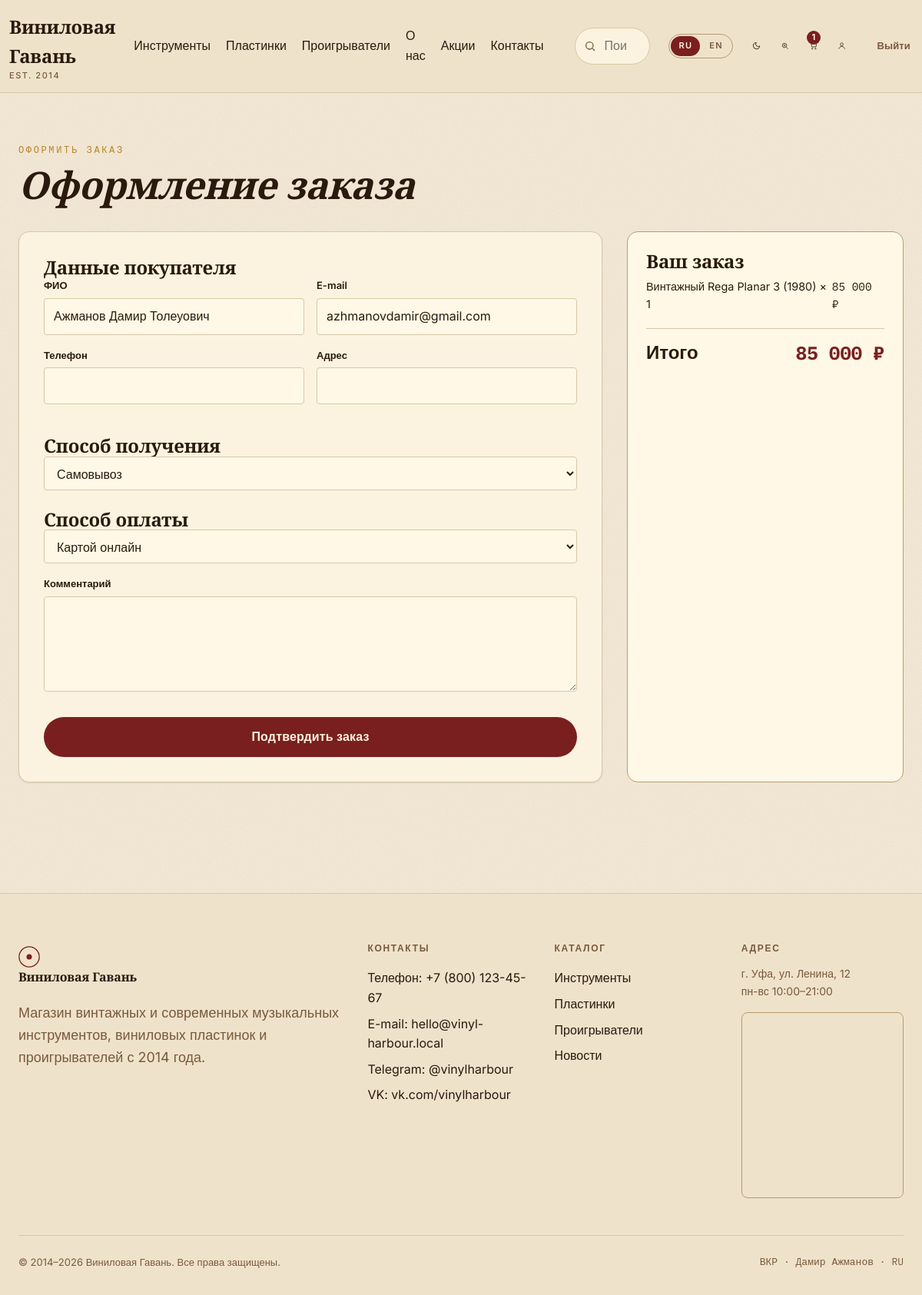
/cart/checkout (signed in), run on the app's committed database.
### app/models.py (models this page shows, shortened)
class Category(db.Model):
    __tablename__ = "categories"
    id = db.Column(db.Integer, primary_key=True)
    slug = db.Column(db.String(64), unique=True, nullable=False)
    name_ru = db.Column(db.String(120), nullable=False)
    name_en = db.Column(db.String(120), nullable=False)
    description_ru = db.Column(db.Text, default="")
    description_en = db.Column(db.Text, default="")
    products = db.relationship("Product", backref="category", lazy="dynamic")

class User(UserMixin, db.Model):
    __tablename__ = "users"
    id = db.Column(db.Integer, primary_key=True)
    email = db.Column(db.String(120), unique=True, nullable=False, index=True)
    login = db.Column(db.String(64), unique=True, nullable=False, index=True)
    full_name = db.Column(db.String(160), nullable=False)
    nickname = db.Column(db.String(64), unique=True, nullable=False)
    birth_date = db.Column(db.Date, nullable=False)
    gender = db.Column(db.String(8), nullable=False)  # 'male' / 'female' / 'other'
    password_hash = db.Column(db.String(255), nullable=False)
    avatar = db.Column(db.String(255), default="default-avatar.svg")
    role = db.Column(db.String(16), default="user", nullable=False)  # 'user' / 'admin'
    created_at = db.Column(db.DateTime, default=datetime.utcnow)
    sessions = db.relationship("LoginSession", backref="user", lazy="dynamic", cascade="all, delete-orphan")
    orders = db.relationship("Order", backref="user", lazy="dynamic", cascade="all, delete-orphan")
    reviews = db.relationship("Review", backref="user", lazy="dynamic", cascade="all, delete-orphan")
    favorites = db.relationship("Favorite", backref="user", lazy="dynamic", cascade="all, delete-orphan")
    cart_items = db.relationship("CartItem", backref="user", lazy="dynamic", cascade="all, delete-orphan")
    recently_viewed = db.relationship("RecentlyViewed", backref="user", lazy="dynamic", cascade="all, delete-orphan")
    @property
    def is_admin(self):
        return self.role == "admin"

class CartItem(db.Model):
    __tablename__ = "cart_items"
    id = db.Column(db.Integer, primary_key=True)
    user_id = db.Column(db.Integer, db.ForeignKey("users.id"), nullable=False, index=True)
    product_id = db.Column(db.Integer, db.ForeignKey("products.id"), nullable=False)
    quantity = db.Column(db.Integer, default=1)
    added_at = db.Column(db.DateTime, default=datetime.utcnow)
    product = db.relationship("Product")
    @property
    def subtotal(self):
        return float(self.product.price) * self.quantity

class Product(db.Model):
    __tablename__ = "products"
    id = db.Column(db.Integer, primary_key=True)
    category_id = db.Column(db.Integer, db.ForeignKey("categories.id"), nullable=False, index=True)
    name_ru = db.Column(db.String(200), nullable=False)
    name_en = db.Column(db.String(200), nullable=False)
    short_ru = db.Column(db.String(400), default="")
    short_en = db.Column(db.String(400), default="")
    description_ru = db.Column(db.Text, default="")
    description_en = db.Column(db.Text, default="")
    specs_ru = db.Column(db.Text, default="")  # характеристики, по строке "ключ: значение"
    specs_en = db.Column(db.Text, default="")
    price = db.Column(db.Numeric(10, 2), nullable=False)
    old_price = db.Column(db.Numeric(10, 2))  # для акций
    stock = db.Column(db.Integer, default=0)
    image = db.Column(db.String(255), default="placeholder.svg")
    is_featured = db.Column(db.Boolean, default=False)  # для слайдера
    created_at = db.Column(db.DateTime, default=datetime.utcnow)
    images = db.relationship("ProductImage", backref="product", lazy="dynamic", cascade="all, delete-orphan")
    reviews = db.relationship("Review", backref="product", lazy="dynamic", cascade="all, delete-orphan")
    def name(self, lang="ru"):
        return self.name_en if lang == "en" else self.name_ru

### app/blueprints/cart/routes.py (the view, shortened to what this page needs)
@bp.route("/checkout", methods=["GET", "POST"])
@login_required
def checkout():
    items = CartItem.query.filter_by(user_id=current_user.id).all()
    if not items:
        flash("Корзина пуста.", "warning")
        return redirect(url_for("cart.index"))
    total = sum(item.subtotal for item in items)
    form = CheckoutForm()
    if request.method == "GET":
        form.full_name.data = current_user.full_name
        form.email.data = current_user.email
    return render_template("cart/checkout.html", form=form, items=items, total=total)

### app/forms.py
class CheckoutForm(FlaskForm):
    full_name = StringField("ФИО", validators=[DataRequired(), Length(max=160)])
    email = StringField("E-mail", validators=[DataRequired(), Email()])
    phone = StringField("Телефон", validators=[DataRequired(), Length(min=5, max=40)])
    address = StringField("Адрес", validators=[DataRequired(), Length(max=255)])
    delivery_method = SelectField("Способ получения", choices=[
        ("pickup", "Самовывоз"),
        ("courier", "Курьер"),
        ("post", "Почта России"),
    ], validators=[DataRequired()])
    payment_method = SelectField("Способ оплаты", choices=[
        ("card", "Картой онлайн"),
        ("cash", "Наличными при получении"),
        ("sbp", "СБП"),
    ], validators=[DataRequired()])
    comment = TextAreaField("Комментарий", validators=[Optional(), Length(max=500)])
    submit = SubmitField("Подтвердить заказ")

### app/i18n.py (called while the page is built)
def translations(lang):
    return TRANSLATIONS.get(lang, TRANSLATIONS["ru"])

### app/models.py (called while the page is built)
@login_manager.user_loader
def load_user(user_id):
    return db.session.get(User, int(user_id))

### app/templates/cart/checkout.html (shortened to what this page needs)
{% extends 'base.html' %}
{% from '_macros.html' import field %}
{% block content %}
<section class="section">
  <div class="container">
    <div style="margin-bottom: var(--space-8);">
      <div class="section-eyebrow">{{ t.checkout }}</div>
      <h1 style="font-style: italic;">{% if lang=='en' %}Place your order{% else %}Оформление заказа{% endif %}</h1>
    </div>
    <div style="display: grid; grid-template-columns: 1fr 360px; gap: var(--space-8);">
      <form method="post" class="form-card">
        <h3>{% if lang=='en' %}Customer details{% else %}Данные покупателя{% endif %}</h3>
        <div class="form-grid-2">
          {{ field(form.full_name) }}
          {{ field(form.email, type='email') }}
        </div>
        <div class="form-grid-2">
          {{ field(form.phone, type='tel') }}
          {{ field(form.address) }}
        </div>
        <h3 style="margin-top: var(--space-6);">{{ t.delivery_method }}</h3>
        <div class="form-row">{{ form.delivery_method(class_='input') }}</div>
        <h3 style="margin-top: var(--space-6);">{{ t.payment_method }}</h3>
        <div class="form-row">{{ form.payment_method(class_='input') }}</div>
        {{ field(form.comment, type='textarea') }}
        <div class="form-actions">
          {{ form.submit(class_='btn btn-primary btn-block') }}
        </div>
      </form>
      <aside class="cart-summary">
        <h3>{% if lang=='en' %}Your order{% else %}Ваш заказ{% endif %}</h3>
        {% for ci in items %}
          <div class="row" style="font-size: 0.9rem;"><span>{{ ci.product.name(lang) }} × {{ ci.quantity }}</span><span style="font-family: var(--font-mono);">{{ "{:,.0f}".format(ci.subtotal).replace(',', ' ') }} ₽</span></div>
        {% endfor %}
        <div class="row total"><span>{{ t.total }}</span><span style="font-family: var(--font-mono); color: var(--color-primary);">{{ "{:,.0f}".format(total).replace(',', ' ') }} ₽</span></div>
      </aside>
    </div>
  </div>
</section>
{% endblock %}

### app/templates/base.html (shortened to what this page needs)
<!DOCTYPE html>
<html lang="{{ lang }}">
<head>
  <link rel="stylesheet" href="{{ url_for('static', filename='css/style.css') }}">
</head>
<body>
<header class="site-header">
  <div class="container header-top">
    <a href="{{ url_for('main.index') }}" class="logo" aria-label="{{ t.site_name }}">
      <span>{{ t.site_name }}<small>EST. 2014</small></span>
    </a>
    <nav class="nav-main">
      <a href="{{ url_for('catalog.category', slug='instruments') }}">{{ t.instruments }}</a>
      <a href="{{ url_for('catalog.category', slug='vinyl') }}">{{ t.vinyl }}</a>
      <a href="{{ url_for('catalog.category', slug='players') }}">{{ t.players }}</a>
      <a href="{{ url_for('main.index') }}#about">{{ t.about }}</a>
      <a href="{{ url_for('main.index') }}#promotions">{{ t.promotions }}</a>
      <a href="{{ url_for('main.index') }}#contacts">{{ t.contacts }}</a>
    </nav>
    <form action="{{ url_for('main.search') }}" method="get" class="search-form-header" role="search">
      <svg width="16" height="16" viewBox="0 0 24 24" fill="none" stroke="currentColor" stroke-width="2"><circle cx="11" cy="11" r="7"/><path d="m21 21-4.3-4.3"/></svg>
      <input type="search" name="q" placeholder="{{ t.search_placeholder }}" autocomplete="off" data-search-input>
    </form>
    <div class="lang-toggle" role="group" aria-label="Language">
      <a href="?lang=ru" class="{% if lang=='ru' %}active{% endif %}">RU</a>
      <a href="?lang=en" class="{% if lang=='en' %}active{% endif %}">EN</a>
    </div>
    <button class="icon-btn" data-theme-toggle aria-label="{{ t.theme_dark }}" title="{{ t.theme_dark }}"></button>
    <button class="icon-btn" data-vision-toggle aria-label="{{ t.vision_mode }}" title="{{ t.vision_mode }}">
      <svg width="20" height="20" viewBox="0 0 24 24" fill="none" stroke="currentColor" stroke-width="1.6"><circle cx="11" cy="11" r="6"/><path d="m21 21-5-5"/><path d="M11 8v6M8 11h6" stroke-width="1.4"/></svg>
    </button>
    {% if current_user.is_authenticated %}
      <a href="{{ url_for('cart.index') }}" class="icon-btn cart-btn" aria-label="{{ t.cart }}">
        <svg width="20" height="20" viewBox="0 0 24 24" fill="none" stroke="currentColor" stroke-width="1.6"><path d="M6 6h15l-1.5 9h-12z"/><circle cx="9" cy="20" r="1.5"/><circle cx="18" cy="20" r="1.5"/><path d="M6 6 5 3H2"/></svg>
        {% set cart_count = current_user.cart_items.count() %}
        {% if cart_count %}<span class="badge">{{ cart_count }}</span>{% endif %}
      </a>
      <a href="{{ url_for('account.index') }}" class="icon-btn" aria-label="{{ t.account }}" title="{{ t.account }}">
        <svg width="20" height="20" viewBox="0 0 24 24" fill="none" stroke="currentColor" stroke-width="1.6"><circle cx="12" cy="8" r="4"/><path d="M4 21c0-4 4-7 8-7s8 3 8 7"/></svg>
      </a>
      <a href="{{ url_for('auth.logout') }}" class="btn btn-ghost btn-sm">{{ t.logout }}</a>
    {% else %}
      <a href="{{ url_for('auth.login') }}" class="btn btn-ghost btn-sm">{{ t.login }}</a>
      <a href="{{ url_for('auth.register') }}" class="btn btn-primary btn-sm">{{ t.register }}</a>
    {% endif %}
  </div>
</header>
<main>
  {% block content %}{% endblock %}
</main>
<footer class="site-footer" id="contacts">
  <div class="container">
    <div class="footer-grid">
      <div>
        <a href="{{ url_for('main.index') }}" class="logo">
          <svg width="28" height="28" viewBox="0 0 32 32" fill="none">
            <circle cx="16" cy="16" r="15" stroke="currentColor" stroke-width="1.5"/>
            <circle cx="16" cy="16" r="4" fill="currentColor"/>
          </svg>
          <span>{{ t.site_name }}</span>
        </a>
        <p style="margin-top: 1rem; color: var(--color-text-muted);">{{ t.footer_about }}</p>
      </div>
      <div>
        <h4>{{ t.contacts }}</h4>
        <a href="tel:+78001234567">{{ t.phone }}: +7 (800) 123-45-67</a>
        <a href="mailto:hello@vinyl-harbour.local">{{ t.email }}: hello@vinyl-harbour.local</a>
        <a href="#">Telegram: @vinylharbour</a>
        <a href="#">VK: vk.com/vinylharbour</a>
      </div>
      <div>
        <h4>{{ t.catalog }}</h4>
        <a href="{{ url_for('catalog.category', slug='instruments') }}">{{ t.instruments }}</a>
        <a href="{{ url_for('catalog.category', slug='vinyl') }}">{{ t.vinyl }}</a>
        <a href="{{ url_for('catalog.category', slug='players') }}">{{ t.players }}</a>
        <a href="{{ url_for('main.news_list') }}">{{ t.news }}</a>
      </div>
      <div>
        <h4>{{ t.address }}</h4>
        <p style="font-size: 0.875rem; color: var(--color-text-muted);">г. Уфа, ул. Ленина, 12<br>пн-вс 10:00–21:00</p>
        <div class="map-embed">
          <iframe src="https://yandex.ru/map-widget/v1/?ll=55.957727%2C54.735152&z=14&pt=55.957727,54.735152,pm2rdm" loading="lazy" allowfullscreen title="Карта"></iframe>
        </div>
      </div>
    </div>
    <div class="copyright">
      <span>© 2014–2026 {{ t.site_name }}. {{ t.rights }}.</span>
      <span style="font-family: var(--font-mono);">ВКР · Дамир Ажманов · {{ lang|upper }}</span>
    </div>
  </div>
</footer>
</body>
</html>

### app/templates/_macros.html (shortened to what this page needs)
{% macro field(field, type='text', placeholder='') %}
  <div class="form-row">
    {{ field.label }}
    {% if type == 'textarea' %}
      {{ field(class_='input', placeholder=placeholder, rows=4) }}
    {% else %}
      {{ field(class_='input', placeholder=placeholder, type=type) }}
    {% endif %}
  </div>
{% endmacro %}

### data on the page
Category: players "Проигрыватели"
User: full_name "Ажманов Дамир Толеуович", email "azhmanovdamir@gmail.com"
CartItem: product.name "Винтажный Rega Planar 3 (1980)", quantity "1"
Product: price.quantity "85 000"

### other printed values
{{ t.site_name }} "Виниловая Гавань"
{{ t.instruments }} "Инструменты"
{{ t.vinyl }} "Пластинки"
{{ t.about }} "О нас"
{{ t.promotions }} "Акции"
{{ t.contacts }} "Контакты"
{{ cart_count }} "1"
{{ t.logout }} "Выйти"
{{ t.checkout }} "ОФОРМИТЬ ЗАКАЗ"
{{ field.label }} "ФИО E-mail Телефон Адрес Комментарий"
{{ t.delivery_method }} "Способ получения"
{{ t.payment_method }} "Способ оплаты"
{{ t.total }} "Итого"
{{ "{:,.0f}".format(total).replace(',', ' ') }} "85 000"
{{ t.footer_about }} "Магазин винтажных и современных музыкальных инструментов, виниловых пластинок и проигрывателей с 2014 года."
